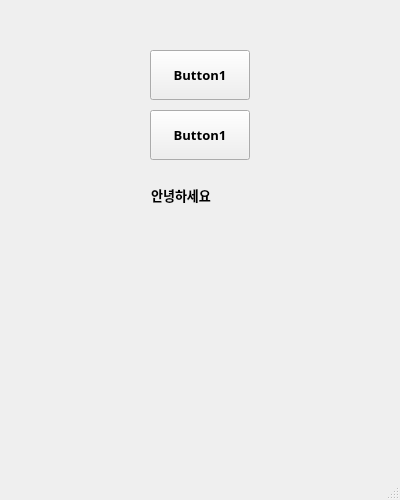
<?xml version="1.0" encoding="UTF-8"?>
<ui version="4.0">
 <class>MainWindow</class>
 <widget class="QMainWindow" name="MainWindow">
  <property name="geometry">
   <rect>
    <x>0</x>
    <y>0</y>
    <width>400</width>
    <height>500</height>
   </rect>
  </property>
  <property name="font">
   <font>
    <family>한컴 말랑말랑 Bold</family>
    <pointsize>10</pointsize>
    <weight>75</weight>
    <bold>true</bold>
   </font>
  </property>
  <property name="windowTitle">
   <string>MainWindow</string>
  </property>
  <widget class="QWidget" name="centralwidget">
   <widget class="QPushButton" name="pushButton">
    <property name="geometry">
     <rect>
      <x>150</x>
      <y>50</y>
      <width>100</width>
      <height>50</height>
     </rect>
    </property>
    <property name="text">
     <string>Button1</string>
    </property>
   </widget>
   <widget class="QPushButton" name="pushButton_2">
    <property name="geometry">
     <rect>
      <x>150</x>
      <y>110</y>
      <width>100</width>
      <height>50</height>
     </rect>
    </property>
    <property name="text">
     <string>Button1</string>
    </property>
   </widget>
   <widget class="QLabel" name="label">
    <property name="geometry">
     <rect>
      <x>110</x>
      <y>180</y>
      <width>180</width>
      <height>30</height>
     </rect>
    </property>
    <property name="text">
     <string>              안녕하세요</string>
    </property>
   </widget>
  </widget>
  <widget class="QMenuBar" name="menubar">
   <property name="geometry">
    <rect>
     <x>0</x>
     <y>0</y>
     <width>400</width>
     <height>23</height>
    </rect>
   </property>
  </widget>
  <widget class="QStatusBar" name="statusbar"/>
 </widget>
 <resources/>
 <connections/>
</ui>
